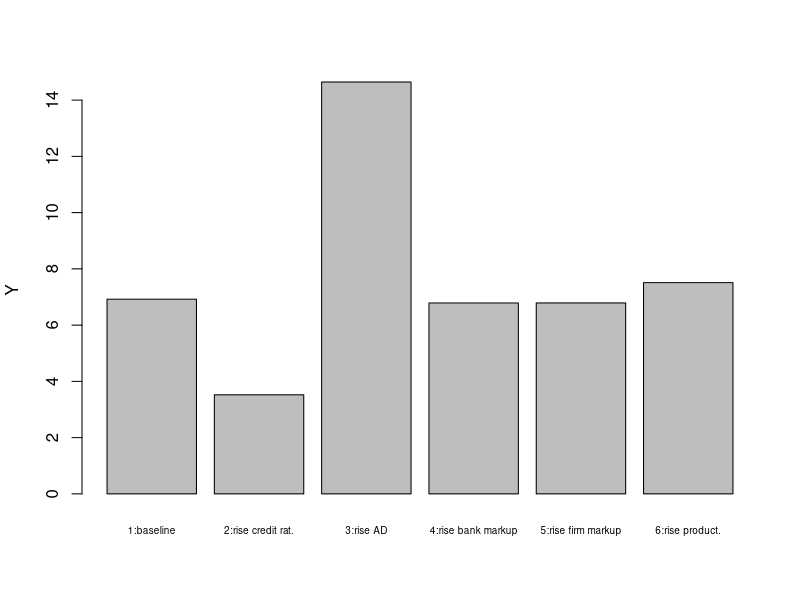
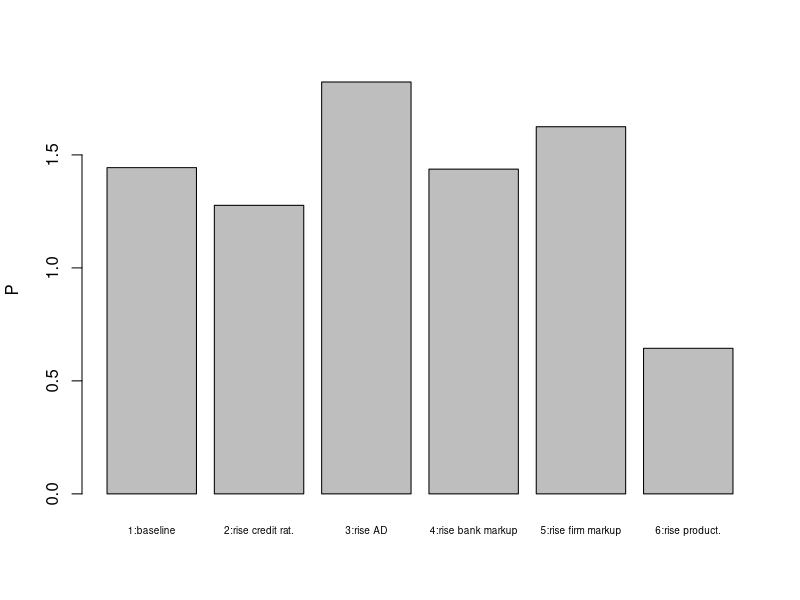
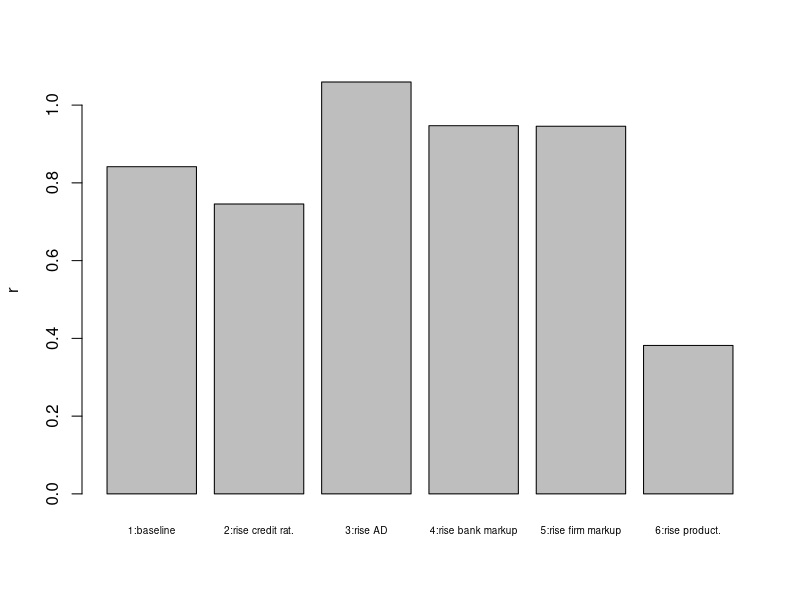
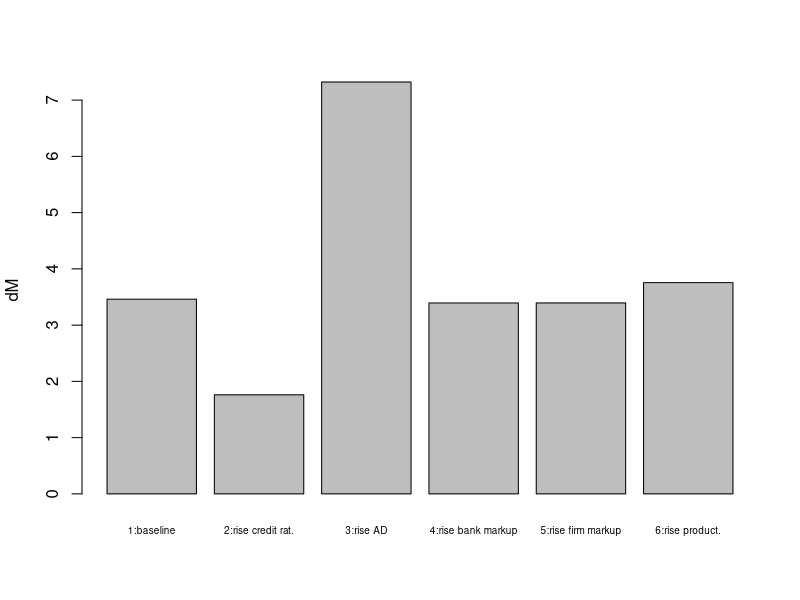
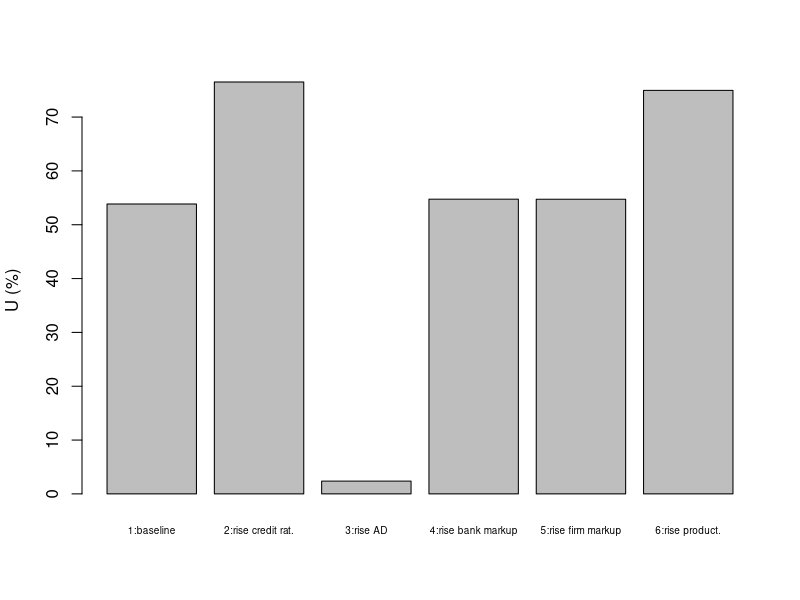
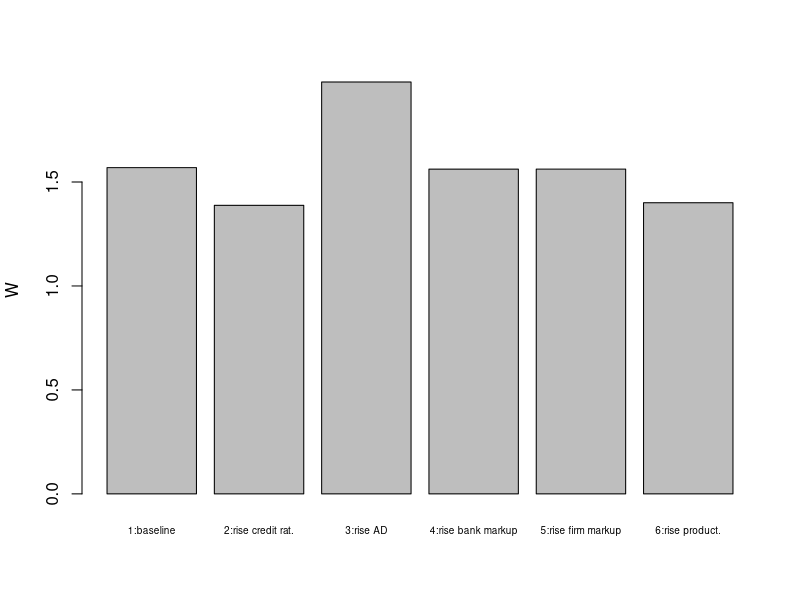
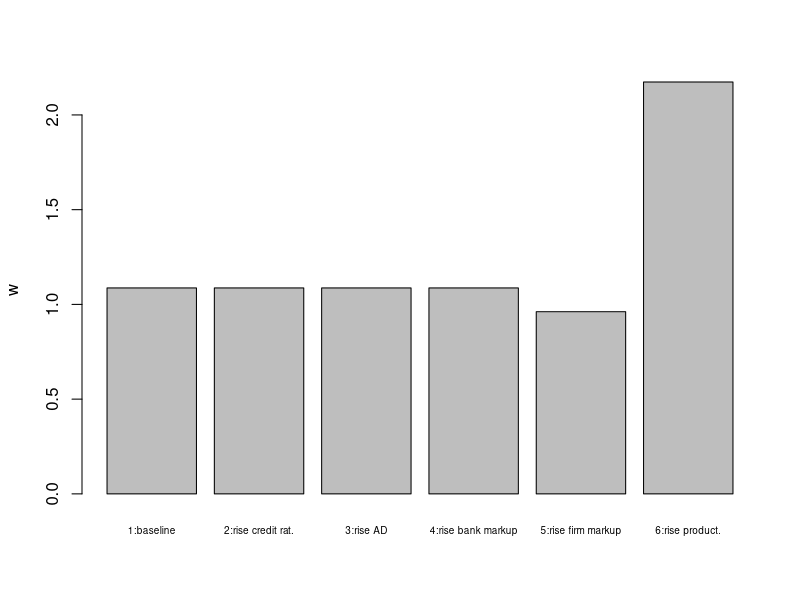
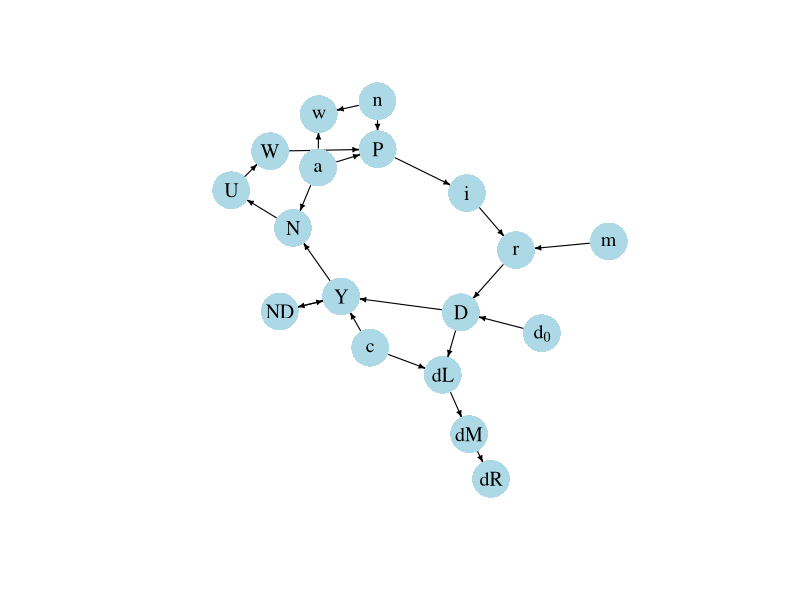

Write the R code that produced these figures, in order.
## ---- chunk 1

#Clear the environment
rm(list=ls(all=TRUE))

# Set number of scenarios (including baseline)
S=6

#Create vector in which equilibrium solutions from different parameterisations will be stored
Y_star=vector(length=S)  # income/output
D_star=vector(length=S)  # (notional) credit-financed aggregate demand
ND_star=vector(length=S) # income-financed aggregate demand
r_star=vector(length=S)  # lending rate
N_star=vector(length=S)  # employment
U_star=vector(length=S)  # unemployment
P_star=vector(length=S)  # price level
w_star=vector(length=S)  # real wage
W_star=vector(length=S)  # nominal wage
i_star=vector(length=S)  # central bank rate
dL_star=vector(length=S) # change in loans
dM_star=vector(length=S) # change in bank deposits 
dR_star=vector(length=S) # change in bank reserves

# Set exogenous variables that will be shifted
c=vector(length=S) # share of credit demand that is accommodated
d0=vector(length=S)# autonomous component of debt-financed aggregate demand
m=vector(length=S) # mark-up on lending rate
n=vector(length=S) # mark-up on prices
a=vector(length=S) # productivity

# Baseline parameterisation
c[]=0.8 
d0[]=5
m[]=0.15
n[]=0.15  
a[]=0.8 

## Construct scenarios

# scenario 2: increase in credit rationing
c[2]=0.4

# scenario 3: increase in autonomous demand
d0[3]=10

# scenario 4: increase in interest rate mark-up
m[4]=0.3

# scenario 5: increase in price mark-up
n[5]=0.3

# scenario 6: increase in productivity
a[6]=0.4


#Set constant parameter values
b=0.5   # propensity to spend out of income
d1=0.8  # sensitivity of demand with respect to the interest rate
i0=0.01 # discretionary component of central bank rate
i1=0.5  # sensitivity of central bank rate with respect to price level
Nf=12   # full employment/labour force
h=0.8   # sensitivity of nominal wage with respect to unemployment
k=0.3   # desired reserve ratio
W0=2    # exogenous component of nominal wage

# Initialise endogenous variables at some arbitrary positive value 
Y=1 
D=1
ND=1
r=1
N=1
U=1
P=1
w=1
W=1
i=1
dL=1
dM=1
dR=1

#Solve this system numerically through 1000 iterations based on the initialisation
for (j in 1:S){
  
  for (iterations in 1:1000){
    
    #Model equations
    
    # (1) Goods market
    Y = ND + c[j]*D
    
    # (2) Not-debt financed component of aggregate demand
    ND = b*Y
    
    # (3) Debt-financed component of aggregate demand
    D= d0[j] - d1*r
    
    # (4) Policy rate
    i = i0 + i1*P
    
    # (5) Lending rate
    r = (1+m[j])*i
    
    # (6) Change in loans
    dL = c[j]*D
    
    # (7) Change in deposits
    dM = dL
    
    # (8) Change in reserves
    dR = k*dM
    
    # (9) Price level
    P = (1+n[j])*a[j]*W
    
    # (10) Nominal wage
    W = W0 - h*(U)
    
    # (11) Real wage
    w = 1/((1+n[j])*a[j])
    
    # (12) Employment
    N = a[j]*Y
    
    # (13) Unemployment rate
    U = (Nf - N)/Nf
    
  }

  #Save results for different parameterisations in vector
  Y_star[j]=Y
  D_star[j]=D
  ND_star[j]=ND
  r_star[j]=r
  N_star[j]=N
  U_star[j]=U
  P_star[j]=P
  w_star[j]=w
  W_star[j]=W
  i_star[j]=i
  dL_star[j]=dL
  dM_star[j]=dM
  dR_star[j]=dR  
}

## ---- chunk 2
#| label: fig-output-pkmacro
#| fig-cap: Output

barplot(Y_star, ylab="Y", names.arg=c("1:baseline", "2:rise credit rat.", "3:rise AD",
                                      "4:rise bank markup","5:rise firm markup", "6:rise product."), cex.names = 0.6)

## ---- chunk 3
#| label: fig-price-level-pkmacro
#| fig-cap: Price level

barplot(P_star, ylab="P", names.arg=c("1:baseline", "2:rise credit rat.", "3:rise AD",
                                      "4:rise bank markup","5:rise firm markup", "6:rise product."), cex.names = 0.6)

## ---- chunk 4
#| label: fig-lending-rate-pkmacro
#| fig-cap: Lending rate

barplot(r_star, ylab="r", names.arg=c("1:baseline", "2:rise credit rat.", "3:rise AD",
                                      "4:rise bank markup","5:rise firm markup", "6:rise product."), cex.names = 0.6)

## ---- chunk 5
#| label: fig-money-pkmacro
#| fig-cap: Deposit money creation

barplot(dM_star, ylab="dM", names.arg=c("1:baseline", "2:rise credit rat.", "3:rise AD",
                                        "4:rise bank markup","5:rise firm markup", "6:rise product."), cex.names = 0.6)

## ---- chunk 6
#| label: fig-unemployment-pkmacro
#| fig-cap: Unemployment rate

barplot(U_star*100, ylab="U (%)", names.arg=c("1:baseline", "2:rise credit rat.", "3:rise AD",
                                              "4:rise bank markup","5:rise firm markup", "6:rise product."), cex.names = 0.6)

## ---- chunk 7
#| label: fig-nominal-wage-pkmacro
#| fig-cap: Nominal wage

barplot(W_star, ylab="W", names.arg=c("1:baseline", "2:rise credit rat.", "3:rise AD",
                                      "4:rise bank markup","5:rise firm markup", "6:rise product."), cex.names = 0.6)

## ---- chunk 8
#| label: fig-real-wage-pkmacro
#| fig-cap: Real wage

barplot(w_star, ylab="w", names.arg=c("1:baseline", "2:rise credit rat.", "3:rise AD",
                                      "4:rise bank markup","5:rise firm markup", "6:rise product."), cex.names = 0.6)

## ---- chunk 9
#| message: false
#| label: fig-dg-pkmacro
#| fig-cap: Directed graph of post-Keynesian endogenous money model

## Create directed graph 
# Construct auxiliary Jacobian matrix for 18 variables: 
# r, Y, ND, D, i, P, W, w, N, U, dl, dM, dR, d0, c, m, a, n 

M_mat=matrix(c(0,0,0,0,1,0,0,0,0,0,0,0,0,0,0,1,0,0,
               0,0,1,1,0,0,0,0,0,0,0,0,0,0,1,0,0,0,
               0,1,0,0,0,0,0,0,0,0,0,0,0,0,0,0,0,0,
               1,0,0,0,0,0,0,0,0,0,0,0,0,1,0,0,0,0,
               0,0,0,0,0,1,0,0,0,0,0,0,0,0,0,0,0,0,
               0,0,0,0,0,0,1,0,0,0,0,0,0,0,0,0,1,1,
               0,0,0,0,0,0,0,0,0,1,0,0,0,0,0,0,0,0,
               0,0,0,0,0,0,0,0,0,0,0,0,0,0,0,0,1,1,
               0,1,0,0,0,0,0,0,0,0,0,0,0,0,0,0,1,0,
               0,0,0,0,0,0,0,0,1,0,0,0,0,0,0,0,0,0,
               0,0,0,1,0,0,0,0,0,0,0,0,0,0,1,0,0,0,
               0,0,0,0,0,0,0,0,0,0,1,0,0,0,0,0,0,0,
               0,0,0,0,0,0,0,0,0,0,0,1,0,0,0,0,0,0,
               0,0,0,0,0,0,0,0,0,0,0,0,0,0,0,0,0,0,
               0,0,0,0,0,0,0,0,0,0,0,0,0,0,0,0,0,0,
               0,0,0,0,0,0,0,0,0,0,0,0,0,0,0,0,0,0,
               0,0,0,0,0,0,0,0,0,0,0,0,0,0,0,0,0,0,
               0,0,0,0,0,0,0,0,0,0,0,0,0,0,0,0,0,0), 18, 18, byrow=TRUE)

# Create adjacency matrix from transpose of auxiliary Jacobian 
A_mat=t(M_mat)

# Create directed graph from adjacency matrix
library(igraph)
dg= graph_from_adjacency_matrix(A_mat, mode="directed", weighted= NULL)

# Define node labels
V(dg)$name=c("r", "Y", "ND", "D", "i", "P", "W", "w", "N", "U", "dL", "dM", "dR", expression(d[0]), "c", "m", "a", "n")

# Plot directed graph
plot(dg, main="", vertex.size=20, vertex.color="lightblue", 
     vertex.label.color="black", edge.arrow.size=0.3, edge.width=1.1, edge.size=1.2,
     edge.arrow.width=1.2, edge.color="black", vertex.label.cex=1.2, 
     vertex.frame.color="NA", margin=-0.08)
